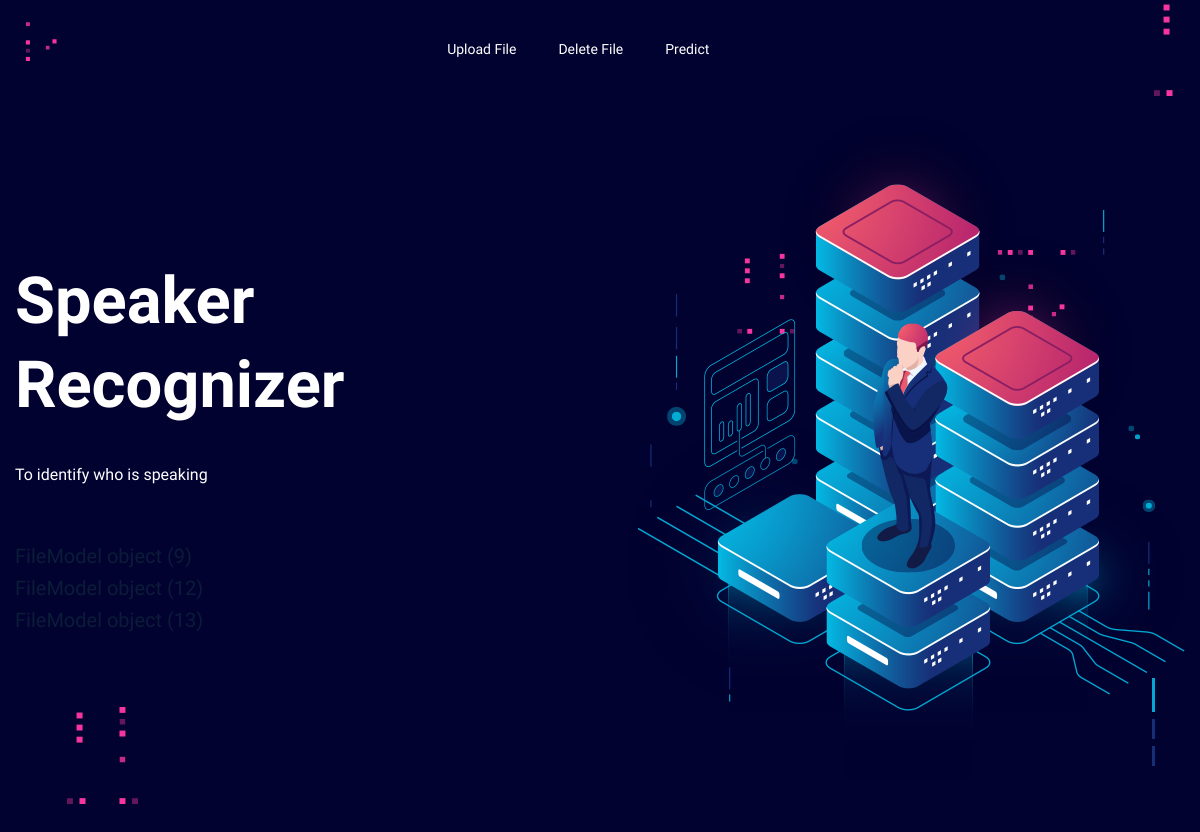
The page /files_list/ on the database as committed earlier.
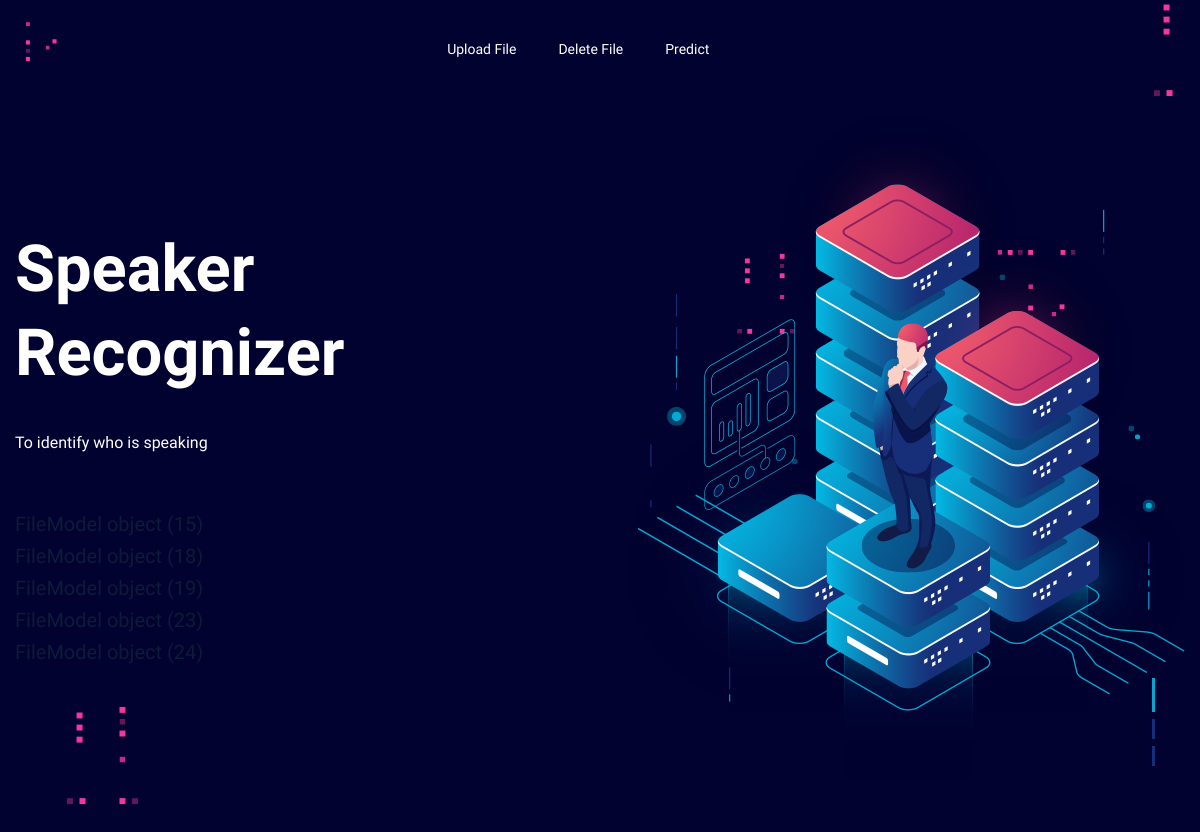
The same page on the database as committed later.
### speaker/models.py (models this page shows)
class FileModel(models.Model):
    file = models.FileField(null=True, blank=True)
    timestamp = models.DateTimeField(auto_now_add=True)
    path = models.FilePathField(
        path=settings.MEDIA_ROOT, default=settings.MEDIA_ROOT)
    class Meta:
        unique_together = ['file', 'path']

### speaker/views.py (the view)
# urls.py: url('files_list/', FilesList.as_view(), name='files_list'),
class FilesList(ListView):
    model = FileModel
    template_name = 'files_list.html'
    context_object_name = 'files_list'

### speaker/templates/files_list.html
    {% extends "index.html" %}
{% block content %}
{% for file in files_list %}
<h5>{{ file }}</h5>
{%endfor%}
{% endblock %}

### speaker/templates/index.html (shortened to what this page needs)
<!DOCTYPE html>
{% load static %}
<html>
<head>
 <link rel="stylesheet" href="{% static 'css1/bootstrap.min.css' %}">
 <link rel="stylesheet" href="{% static 'css1/owl.carousel.min.css' %}">
 <link rel="stylesheet" href="{% static 'css1/slicknav.css' %}">
 <link rel="stylesheet" href="{% static 'css1/flaticon.css' %}">
 <link rel="stylesheet" href="{% static 'css1/animate.min.css' %}">
 <link rel="stylesheet" href="{% static 'css1/fontawesome-all.min.css' %}">
 <link rel="stylesheet" href="{% static 'css1/themify-icons.css' %}">
 <link rel="stylesheet" href="{% static 'css1/slick.css' %}">
 <link rel="stylesheet" href="{% static 'css1/nice-select.css' %}">
 <link rel="stylesheet" href="{% static 'css1/style.css' %}">
</head>
<body>
 <header>
       <div class="header-area header-transparent">
            <div class="main-header">
               <div class="header-bottom  header-sticky">
                    <div class="container-fluid">
                        <div class="row align-items-center">
                            <div class="col-xl-8 col-lg-8 col-md-8">
                                <div class="main-menu f-right d-none d-lg-block">
                                    <nav>
                                        <ul id="navigation">
                                            <li><a href="{% url 'upload_file' %}">Upload File</a></li>
                                            <li><a href="{% url 'file_delete' %}">Delete File</a></li>
                                            <li><a href="{% url 'file_select' %}">Predict</a></li>
                                        </ul>
                                    </nav>
                                </div>
                            </div>
                            <div class="col-12">
                            </div>
                        </div>
                    </div>
               </div>
            </div>
       </div>
    </header>
      <main>
        <div class="slider-area slider-bg ">
            <div class="slider-active dot-style">
                <div class="single-slider d-flex align-items-center slider-height ">
                    <div class="container">
                        <div class="row align-items-center">
                            <div class="col-lg-6 col-md-9 ">
                                <div class="hero__caption">
                                    <h1 data-animation="fadeInLeft" data-delay=".3s">Speaker Recognizer</h1>
                                    <p data-animation="fadeInLeft" data-delay=".6s">To identify who is speaking</p>
                                    {% block content %}
                            {% endblock %}
                                </div>
                            </div>
                            <div class="col-lg-6">
                                <div class="hero__img d-none d-lg-block f-right">
                                    {% if data %}
                  <img data-animation="fadeInRight" data-delay="1s">
                    {% else %}
                                    <img src="{% static 'img/hero/hero_right.png' %}" alt="" data-animation="fadeInRight" data-delay="1s">
                    {% endif %}
                                </div>
                            </div>
                        </div>
                    </div>
                </div>
            </div>
            <div class="slider-shape d-none d-lg-block">
                <img class="slider-shape1" src="{% static 'img/hero/top-left-shape.png' %}" alt="">
                <img class="slider-shape2" src="{% static 'img/hero/right-top-shape.png' %}" alt="">
                <img class="slider-shape3" src="{% static 'img/hero/left-botom-shape.png' %}" alt="">
            </div>
        </div>
</main>
       </body>
</html>

Rows that differ between the two databases and show on the page:
removed FileModel: id "FileModel object (9)"
removed FileModel: id "FileModel object (12)"
removed FileModel: id "FileModel object (13)"
added FileModel: id "FileModel object (15)"
added FileModel: id "FileModel object (18)"
added FileModel: id "FileModel object (19)"
added FileModel: id "FileModel object (23)"
added FileModel: id "FileModel object (24)"
